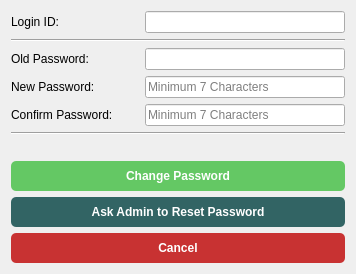
<?xml version="1.0" encoding="UTF-8"?>
<ui version="4.0">
 <class>SettingsMenuForm</class>
 <widget class="QWidget" name="SettingsMenuForm">
  <property name="geometry">
   <rect>
    <x>0</x>
    <y>0</y>
    <width>356</width>
    <height>269</height>
   </rect>
  </property>
  <property name="windowTitle">
   <string>Password Reset &amp; Change</string>
  </property>
  <layout class="QVBoxLayout" name="verticalLayout">
   <item>
    <layout class="QHBoxLayout" name="horizontalLayout">
     <item>
      <widget class="QLabel" name="label">
       <property name="text">
        <string>Login ID:</string>
       </property>
      </widget>
     </item>
     <item>
      <spacer name="horizontalSpacer">
       <property name="orientation">
        <enum>Qt::Horizontal</enum>
       </property>
       <property name="sizeHint" stdset="0">
        <size>
         <width>40</width>
         <height>20</height>
        </size>
       </property>
      </spacer>
     </item>
     <item>
      <widget class="QLineEdit" name="linePasswordReset_LoginID">
       <property name="minimumSize">
        <size>
         <width>200</width>
         <height>0</height>
        </size>
       </property>
      </widget>
     </item>
    </layout>
   </item>
   <item>
    <widget class="Line" name="line_3">
     <property name="orientation">
      <enum>Qt::Horizontal</enum>
     </property>
    </widget>
   </item>
   <item>
    <layout class="QHBoxLayout" name="horizontalLayout_2">
     <item>
      <widget class="QLabel" name="label_2">
       <property name="text">
        <string>Old Password:</string>
       </property>
      </widget>
     </item>
     <item>
      <spacer name="horizontalSpacer_2">
       <property name="orientation">
        <enum>Qt::Horizontal</enum>
       </property>
       <property name="sizeHint" stdset="0">
        <size>
         <width>40</width>
         <height>20</height>
        </size>
       </property>
      </spacer>
     </item>
     <item>
      <widget class="QLineEdit" name="linePasswordReset_OldPassword">
       <property name="minimumSize">
        <size>
         <width>200</width>
         <height>0</height>
        </size>
       </property>
       <property name="text">
        <string/>
       </property>
       <property name="echoMode">
        <enum>QLineEdit::Password</enum>
       </property>
       <property name="placeholderText">
        <string/>
       </property>
      </widget>
     </item>
    </layout>
   </item>
   <item>
    <layout class="QHBoxLayout" name="horizontalLayout_4">
     <item>
      <widget class="QLabel" name="label_3">
       <property name="text">
        <string>New Password:</string>
       </property>
      </widget>
     </item>
     <item>
      <spacer name="horizontalSpacer_3">
       <property name="orientation">
        <enum>Qt::Horizontal</enum>
       </property>
       <property name="sizeHint" stdset="0">
        <size>
         <width>40</width>
         <height>20</height>
        </size>
       </property>
      </spacer>
     </item>
     <item>
      <widget class="QLineEdit" name="linePasswordReset_NewPassword">
       <property name="minimumSize">
        <size>
         <width>200</width>
         <height>0</height>
        </size>
       </property>
       <property name="text">
        <string/>
       </property>
       <property name="echoMode">
        <enum>QLineEdit::Password</enum>
       </property>
       <property name="placeholderText">
        <string>Minimum 7 Characters</string>
       </property>
      </widget>
     </item>
    </layout>
   </item>
   <item>
    <layout class="QHBoxLayout" name="horizontalLayout_5">
     <item>
      <widget class="QLabel" name="label_4">
       <property name="text">
        <string>Confirm Password:</string>
       </property>
      </widget>
     </item>
     <item>
      <spacer name="horizontalSpacer_4">
       <property name="orientation">
        <enum>Qt::Horizontal</enum>
       </property>
       <property name="sizeHint" stdset="0">
        <size>
         <width>40</width>
         <height>20</height>
        </size>
       </property>
      </spacer>
     </item>
     <item>
      <widget class="QLineEdit" name="linePasswordReset_NewPasswordConfirm">
       <property name="minimumSize">
        <size>
         <width>200</width>
         <height>0</height>
        </size>
       </property>
       <property name="text">
        <string/>
       </property>
       <property name="echoMode">
        <enum>QLineEdit::Password</enum>
       </property>
       <property name="placeholderText">
        <string>Minimum 7 Characters</string>
       </property>
      </widget>
     </item>
    </layout>
   </item>
   <item>
    <widget class="Line" name="line_2">
     <property name="orientation">
      <enum>Qt::Horizontal</enum>
     </property>
    </widget>
   </item>
   <item alignment="Qt::AlignHCenter">
    <widget class="QLabel" name="messege">
     <property name="text">
      <string/>
     </property>
    </widget>
   </item>
   <item>
    <widget class="QPushButton" name="buttonPasswordReset_ChangePassword">
     <property name="minimumSize">
      <size>
       <width>0</width>
       <height>30</height>
      </size>
     </property>
     <property name="styleSheet">
      <string notr="true">QPushButton{	
background-color : rgb(100, 200, 100);
color:rgb(255, 255, 255);
font: 11pt &quot;Segoe UI&quot;;
font: bold;
border-radius: 5px;}

QPushButton::pressed{background-color :rgb(50, 50,50);}</string>
     </property>
     <property name="text">
      <string>Change Password</string>
     </property>
    </widget>
   </item>
   <item>
    <widget class="QPushButton" name="buttonPasswordReset_AskAdmin">
     <property name="minimumSize">
      <size>
       <width>0</width>
       <height>30</height>
      </size>
     </property>
     <property name="styleSheet">
      <string notr="true">QPushButton{	
background-color : rgb(50, 100, 100);
color:rgb(255, 255, 255);
font: 11pt &quot;Segoe UI&quot;;
font: bold;
border-radius: 5px;}

QPushButton::pressed{background-color :rgb(50, 50,50);}</string>
     </property>
     <property name="text">
      <string>Ask Admin to Reset Password</string>
     </property>
    </widget>
   </item>
   <item>
    <widget class="QPushButton" name="buttonPasswordReset_Cancel">
     <property name="minimumSize">
      <size>
       <width>0</width>
       <height>30</height>
      </size>
     </property>
     <property name="styleSheet">
      <string notr="true">QPushButton{	
background-color : rgb(200, 50, 50);
color:rgb(255, 255, 255);
font: 11pt &quot;Segoe UI&quot;;
font: bold;
border-radius: 5px;}

QPushButton::pressed{background-color :rgb(50, 50,50);}</string>
     </property>
     <property name="text">
      <string>Cancel</string>
     </property>
    </widget>
   </item>
  </layout>
 </widget>
 <resources/>
 <connections/>
</ui>
